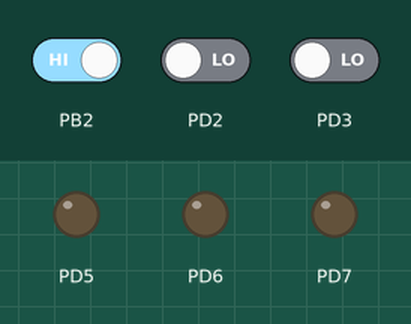
This program was run on a simulated ATmega32, built with avr-gcc and emulated at 8 MHz. Shown: output pins drawn as LEDs (lit = HIGH). The inputs (shaded band) are chosen by the test bench; at power-on: PB2 HIGH, PD2 LOW, PD3 LOW.

Above: at 1.2 s.
1.3 s: PB2 driven LOW
At 1.8 s:
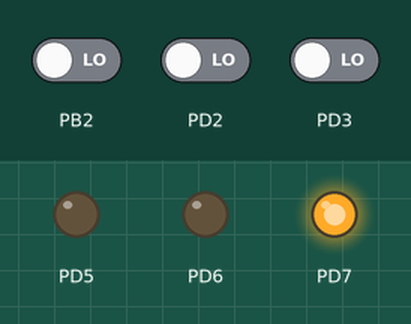
3.5 s: PD2 driven HIGH
At 3.9 s:
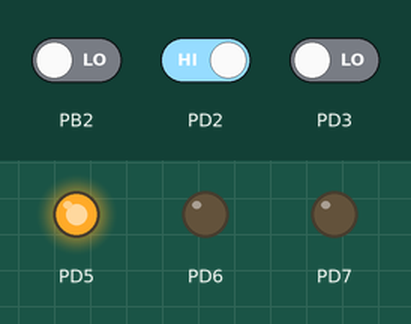
5.5 s: PD3 driven HIGH
At 5.9 s:
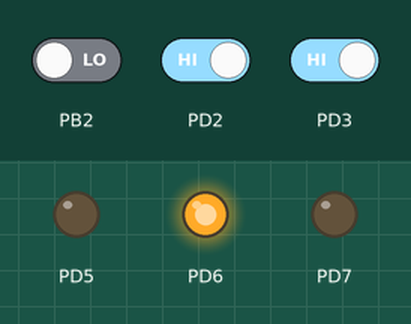
Timing chart, 0 to 8.5 s (numbered marks = the images above; inputs shaded):
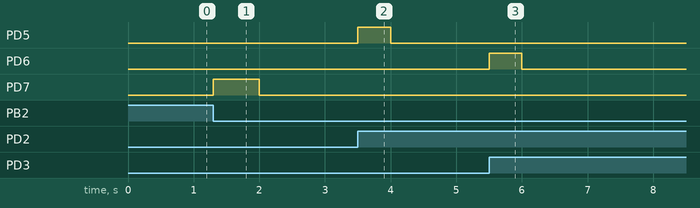

The program:

main.c
```c
/*
 * GccApplication1.c
 *
 * Created: 1/25/2024 2:07:50 AM
 * Author: Marina
 */

#define F_CPU 8000000ul
#include <avr/io.h>
#include <avr/interrupt.h>
#include <avr/delay.h>

//Bit manipulation
#define SETBIT(REG,BIT) REG|=(1<<BIT)
#define CLRBIT(REG,BIT) REG&=~(1<<BIT)
#define TGLBIT(REG,BIT) REG^=(1<<BIT)

void EXTI()
{
	//enable interrupts
	SETBIT(GICR,7); //INT1
	SETBIT(GICR,6); //INT0
	SETBIT(GICR,5); //INT2

	//make INT0 generated in any logical change
	SETBIT(MCUCR,0);
	CLRBIT(MCUCR,1);

	//make INT1 generated in a rising edge
	SETBIT(MCUCR,2);
	SETBIT(MCUCR,3);

	//make INT2 generated in falling edge
	CLRBIT(MCUCSR,6);

	//Global interrupt enable
	SETBIT(SREG,7);
}

void GPIO_INIT()
{
	SETBIT(DDRD,7);
	SETBIT(DDRD,6);
	SETBIT(DDRD,5);
}

int main(void)
{
	EXTI();
	GPIO_INIT();

    /* Replace with your application code */
    while (1)
	{
		CLRBIT(PORTD,5);
		CLRBIT(PORTD,6);
		CLRBIT(PORTD,7);
		_delay_ms(500);
	}
}

ISR(INT0_vect)
{
	SETBIT(PORTD,5);
	_delay_ms(500);
	//CLRBIT(PORTD,5);
	//_delay_ms(1000);
}

ISR(INT1_vect)
{
	SETBIT(PORTD,6);
	_delay_ms(500);
	//CLRBIT(PORTD,6);
	//_delay_ms(1000);
}

ISR(INT2_vect)
{
	SETBIT(PORTD,7);
	_delay_ms(500);
	//CLRBIT(PORTD,7);
	//_delay_ms(1000);
}
```

Measured:
- after the input at 1.3 s, PD7: LOW → HIGH at once, → LOW 0.70 s later
- after the input at 3.5 s, PD5: LOW → HIGH at once, → LOW 0.50 s later
- after the input at 5.5 s, PD6: LOW → HIGH at once, → LOW 0.50 s later
